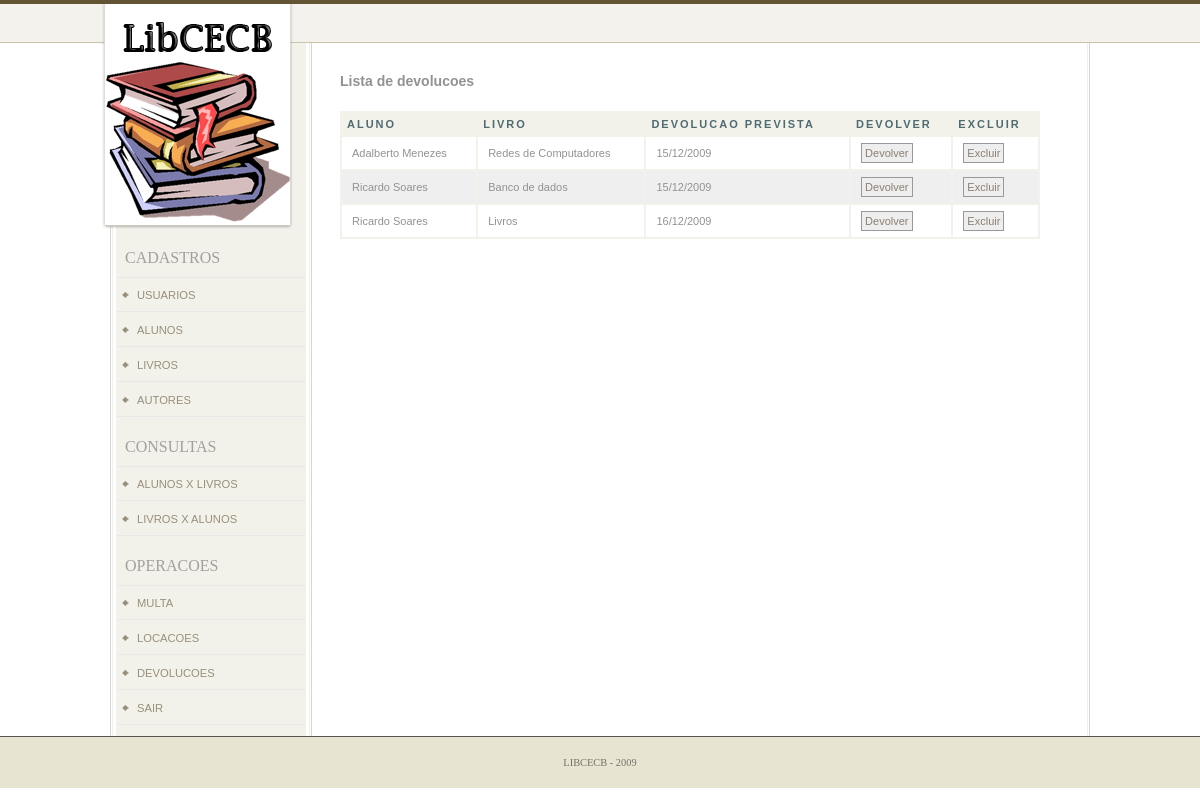
Page /index.php?area=devolucao (signed in) on the committed database.
### global.php (called while the page is built, shortened)
<?
    function retornaValor($campo,$tabela,$condicao)
    {
        $sql = "SELECT {$campo} FROM {$tabela} WHERE {$condicao}";
        $row = mysql_fetch_array(mysql_query($sql));
        return $row[$campo];
    }
?>

### ct_devolucao_lista.php (the view, shortened to what this page needs)
<h3>Lista de devolucoes</h3>
<table id="mytable" cellspacing="0">
    <tr>
        <th scope="col">Aluno</th>
        <th scope="col">Livro</th>
        <th scope="col">Devolucao prevista</th>
        <th scope="col">Devolver</th>
        <th scope="col">Excluir</th>
    </tr>
    <?
        $sql = "SELECT id,id_aluno,id_livro, date_format(data_devolucao,'%d/%m/%Y') as dta_devolucao FROM locacao WHERE data_entrega IS NULL ORDER BY data_devolucao";
        $result = mysql_query($sql);
        $temp = 0;
        while($row = mysql_fetch_array($result))
        {
            if(($temp % 2) == 0 )
            {
                    $class_alt = "";
            }
            else
            {
                    $class_alt = "class='alt'";
            }
    ?>
    <tr>
        <td <?=$class_alt;?>><?=retornaValor('nome_aluno','alunos',"id = {$row['id_aluno']}");?></td>
        <td <?=$class_alt;?>><?=retornaValor('nome_livro','livros',"id = {$row['id_livro']}");?></td>
        <td <?=$class_alt;?>><?=$row["dta_devolucao"];?></td>
        <td <?=$class_alt;?>><a class="botao" href="index.php?area=devolucao&acao=devolver&id=<?=$row["id"];?>">Devolver</a></td>
        <td <?=$class_alt;?>><a class="botao" href="#" onclick="excluiReg(<?=$row["id"];?>)">Excluir</a></td>
    </tr>
    <?
        $temp++;
        }
    ?>
</table>

### index.php (shortened to what this page needs)
<?
include("global.php");
?>
<!DOCTYPE  html PUBLIC "-//W3C//DTD XHTML 1.0 Transitional//EN" "http://www.w3.org/TR/xhtml1/DTD/xhtml1-transitional.dtd">
<html xmlns="http://www.w3.org/1999/xhtml">
	<head>
		<link rel="stylesheet" href="css/main.css" type="text/css" media="screen, projection" />
	</head>
	<body>
		<div id="outer-wrapper">
			<div id="inner-wrapper">
				<div id="content-wrapper">
					<div id="content">
						<div id="content-inner">
						<?
        				if(isset($_GET["area"]))
        				{
            				if(file_exists("ct_".$_GET["area"].".php"))
            				{
                				include("ct_".$_GET["area"].".php");
            				}
        					else
        					{
        						include("ct_inicial.php");
        					}
        				}
        				else
        				{
        					include("ct_inicial.php");
        				}
        				?>
						</div>
					</div>
					<div id="sidebar">
						<div id="logo"></div>
						<h4>Cadastros</h4>
						<ul class="side-nav">
							<li><a href="index.php?area=usuarios">Usuarios</a></li>
							<li><a href="index.php?area=alunos">Alunos</a></li>
							<li><a href="index.php?area=livros">Livros</a></li>
							<li><a href="index.php?area=autores">Autores</a></li>
						</ul>
						<h4>Consultas</h4>
						<ul class="side-nav">
                                                        <li><a href="index.php?area=consalunosxlivros">Alunos X Livros</a></li>
							<li><a href="index.php?area=conslivrosxalunos">Livros X Alunos</a></li>
						</ul>
						<h4>Operacoes</h4>
						<ul class="side-nav">
                                                        <li><a href="index.php?area=multa">Multa</a></li>
							<li><a href="index.php?area=locacao">Locacoes</a></li>
							<li><a href="index.php?area=devolucao">Devolucoes</a></li>
							<li><a href="sair.php">Sair</a></li>
						</ul>
					</div>
				</div>
				<div id="footer">
					<p class="copyright">LibCECB - 2009</p>
			  	</div>
			</div>
		</div>
	</body>
</html>

### ct_devolucao.php (shortened to what this page needs)
<?
    switch ($_REQUEST['acao'])
    {
        default:
            include("ct_devolucao_lista.php");
            break;
    }
?>

### css/main.css (style rules this page uses)
* { padding:0; margin:0; }
h1, h2, h3, h4, h5, h6, p, pre, blockquote, form, label, ul, ol, dl, fieldset, address { margin:20px 0; }
li, dd, blockquote { margin-left: 40px; }
body { text-align: center; font-size: 1em; font-family: Verdana, sans-serif; }
div#outer-wrapper { background: url(../images/body-bkg.gif) repeat-y top center; }
div#inner-wrapper { background: url(../images/header-bkg.gif) repeat-x; }
div#content-wrapper { width: 1000px; margin-left: auto; margin-right: auto; text-align: left; }
div#logo { background: url(../images/logo-box-bkg.gif) no-repeat; width: 194px; height: 225px; margin-top: 4px; text-align: center; }
div#sidebar { float: left; width: 210px; display: inline; }
div#content { float: right; width: 730px; margin-right: 30px; display: inline; }
div#content-inner { margin-top: 50px; padding: 1px 0; }
div#footer { clear: both; border-top: 1px solid #5e534f; background-color: #e7e5d2; padding: 10px; }
ul.side-nav { margin: 10px 5px 10px 17px; border-top: 1px solid #e9e7e7; font-size: .7em; color: #978f7c; text-transform: uppercase; }
ul.side-nav li { margin: 0; list-style-type: none; padding: 1px 0; }
ul.side-nav li a { display: block; border-bottom: 1px solid #e9e7e7; margin: 0; padding: 10px 0 10px 20px; background: url(../images/side-nav-bullet.gif) no-repeat 5px 50%; }
ul.side-nav li a:link, ul.side-nav li a:visited { color: #978f7c; text-decoration: none; }
h4 { margin-left: 25px; margin-right: 10px; text-transform: uppercase; font-weight: lighter; margin-bottom: 10px; font-family: "Times New Roman", serif; color: #a1a09b; }
div#content-inner { font-size: .75em; color: #929291; line-height: 1.7em; }
p.copyright { font-size: .65em; font-family: "Times New Roman", serif; color: #797069; text-transform: uppercase; margin: 10px 0; }
div#content-inner a:link, div#content-inner a:visited { color: #8b7f73; text-decoration: none; }
#mytable { width: 700px; padding: 0; margin: 0; font: 11px "Trebuchet MS", Verdana, Arial, Helvetica, sans-serif; border: solid thin #F3F2EA; }
#mytable th { font: bold 11px "Trebuchet MS", Verdana, Arial, Helvetica, sans-serif; color: #4f6b72; letter-spacing: 2px; text-transform: uppercase; text-align: left; padding: 6px; background-color: #F3F2EA; }
#mytable td { padding: 10px; border: solid thin #F3F2EA; background: #fff; }
#mytable td.alt { background: #EFEFEF; }
.botao { border: solid 1px #999; background-color: #eeeeee; font-weight: bold; padding:3px; cursor: pointer; color: Gray; text-decoration: none; font: 11px "Trebuchet MS", Verdana, Arial, Helvetica, sans-serif; }

### rows in the picture
locacao: id_aluno.nome_aluno "Adalberto Menezes", id_livro.nome_livro "Redes de Computadores", dta_devolucao "15/12/2009"
locacao: id_aluno.nome_aluno "Ricardo Soares", id_livro.nome_livro "Banco de dados", dta_devolucao "15/12/2009"
locacao: id_aluno.nome_aluno "Ricardo Soares", id_livro.nome_livro "Livros", dta_devolucao "16/12/2009"
